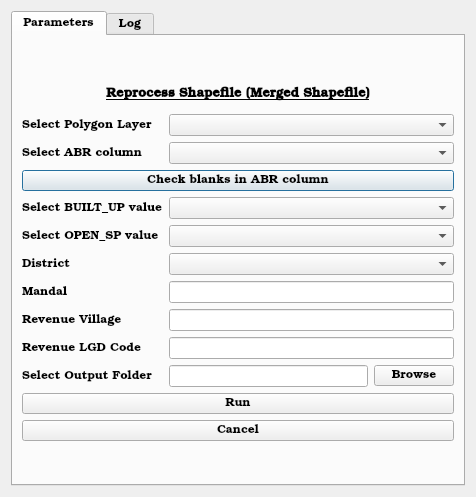
<?xml version="1.0" encoding="UTF-8"?>
<ui version="4.0">
 <class>Dialog</class>
 <widget class="QDialog" name="Dialog">
  <property name="geometry">
   <rect>
    <x>0</x>
    <y>0</y>
    <width>476</width>
    <height>497</height>
   </rect>
  </property>
  <property name="windowTitle">
   <string>Dialog</string>
  </property>
  <layout class="QVBoxLayout" name="verticalLayout_4">
   <item>
    <widget class="QTabWidget" name="dlg_reprocess">
     <property name="font">
      <font>
       <family>Bookman Old Style</family>
       <pointsize>9</pointsize>
      </font>
     </property>
     <property name="currentIndex">
      <number>0</number>
     </property>
     <widget class="QWidget" name="Parameters">
      <property name="maximumSize">
       <size>
        <width>16777215</width>
        <height>469</height>
       </size>
      </property>
      <attribute name="title">
       <string>Parameters</string>
      </attribute>
      <layout class="QVBoxLayout" name="verticalLayout_3">
       <item>
        <layout class="QVBoxLayout" name="verticalLayout">
         <item>
          <widget class="QLabel" name="label">
           <property name="sizePolicy">
            <sizepolicy hsizetype="Preferred" vsizetype="Fixed">
             <horstretch>0</horstretch>
             <verstretch>0</verstretch>
            </sizepolicy>
           </property>
           <property name="maximumSize">
            <size>
             <width>16777215</width>
             <height>30</height>
            </size>
           </property>
           <property name="font">
            <font>
             <family>Bookman Old Style</family>
             <pointsize>10</pointsize>
             <weight>75</weight>
             <bold>true</bold>
             <underline>true</underline>
            </font>
           </property>
           <property name="accessibleName">
            <string notr="true"/>
           </property>
           <property name="text">
            <string>Reprocess Shapefile (Merged Shapefile)</string>
           </property>
           <property name="alignment">
            <set>Qt::AlignCenter</set>
           </property>
          </widget>
         </item>
         <item>
          <layout class="QGridLayout" name="gridLayout">
           <item row="4" column="1" colspan="2">
            <widget class="QComboBox" name="cmb_built_val"/>
           </item>
           <item row="4" column="0">
            <widget class="QLabel" name="lbl_built_val">
             <property name="text">
              <string>Select BUILT_UP value</string>
             </property>
            </widget>
           </item>
           <item row="10" column="1">
            <widget class="QLineEdit" name="txt_output"/>
           </item>
           <item row="5" column="1" colspan="2">
            <widget class="QComboBox" name="cmb_open_val"/>
           </item>
           <item row="8" column="0">
            <widget class="QLabel" name="RevenueVillage">
             <property name="text">
              <string>Revenue Village</string>
             </property>
            </widget>
           </item>
           <item row="2" column="0">
            <widget class="QLabel" name="lbl_abr_col">
             <property name="text">
              <string>Select ABR column</string>
             </property>
            </widget>
           </item>
           <item row="3" column="0" colspan="3">
            <widget class="QPushButton" name="btn_check_abr">
             <property name="text">
              <string>Check blanks in ABR column</string>
             </property>
            </widget>
           </item>
           <item row="7" column="1" colspan="2">
            <widget class="QLineEdit" name="lineMandal"/>
           </item>
           <item row="10" column="0">
            <widget class="QLabel" name="lbl_output">
             <property name="text">
              <string>Select Output Folder</string>
             </property>
            </widget>
           </item>
           <item row="2" column="1" colspan="2">
            <widget class="QComboBox" name="cmb_abr_column"/>
           </item>
           <item row="8" column="1" colspan="2">
            <widget class="QLineEdit" name="lineVillage"/>
           </item>
           <item row="1" column="1" colspan="2">
            <widget class="QComboBox" name="cmb_polygon_layers"/>
           </item>
           <item row="9" column="0">
            <widget class="QLabel" name="RevenueLGDcode">
             <property name="text">
              <string>Revenue LGD Code</string>
             </property>
            </widget>
           </item>
           <item row="7" column="0">
            <widget class="QLabel" name="Mandal">
             <property name="text">
              <string>Mandal</string>
             </property>
            </widget>
           </item>
           <item row="5" column="0">
            <widget class="QLabel" name="lbl_open_val">
             <property name="text">
              <string>Select OPEN_SP value</string>
             </property>
            </widget>
           </item>
           <item row="10" column="2">
            <widget class="QPushButton" name="btn_browse_output">
             <property name="text">
              <string>Browse</string>
             </property>
            </widget>
           </item>
           <item row="1" column="0">
            <widget class="QLabel" name="lbl_input">
             <property name="text">
              <string>Select Polygon Layer</string>
             </property>
            </widget>
           </item>
           <item row="6" column="0">
            <widget class="QLabel" name="District">
             <property name="text">
              <string>District</string>
             </property>
            </widget>
           </item>
           <item row="6" column="1" colspan="2">
            <widget class="QComboBox" name="comboDistrict"/>
           </item>
           <item row="9" column="1" colspan="2">
            <widget class="QLineEdit" name="lineLGD"/>
           </item>
          </layout>
         </item>
         <item>
          <widget class="QPushButton" name="btn_run">
           <property name="text">
            <string>Run</string>
           </property>
          </widget>
         </item>
         <item>
          <widget class="QPushButton" name="btn_cancel">
           <property name="text">
            <string>Cancel</string>
           </property>
          </widget>
         </item>
        </layout>
       </item>
      </layout>
     </widget>
     <widget class="QWidget" name="Log">
      <attribute name="title">
       <string>Log</string>
      </attribute>
      <layout class="QHBoxLayout" name="horizontalLayout">
       <item>
        <layout class="QVBoxLayout" name="verticalLayout_2">
         <item>
          <widget class="QTextEdit" name="txt_log"/>
         </item>
        </layout>
       </item>
      </layout>
     </widget>
    </widget>
   </item>
  </layout>
 </widget>
 <resources/>
 <connections/>
</ui>
